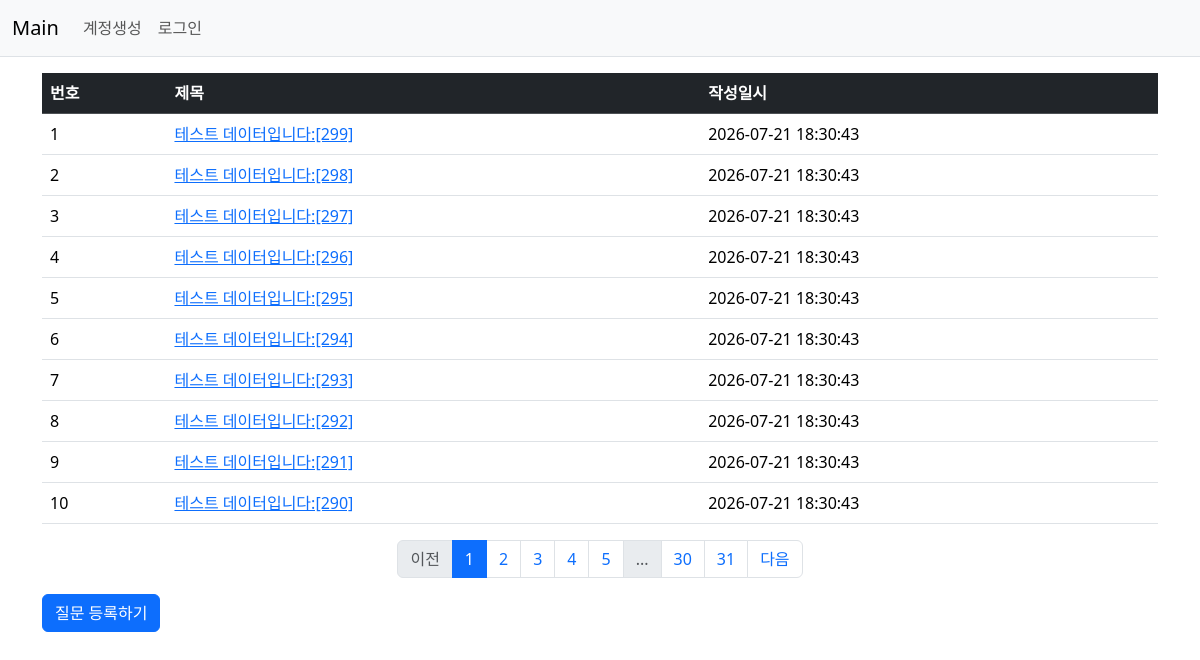
Page /question/list/ on the committed database.
### pybo/models.py (models this page shows, shortened)
class Question(db.Model):
    id = db.Column(db.Integer, primary_key=True)
    subject = db.Column(db.String(max_string), nullable=False) # 200자까지 문자열 제한이 있으며 null을 허용하지 않겠다.
    content = db.Column(db.Text(), nullable=False)
    create_date = db.Column(db.DateTime(), nullable=False) # DateTime을 받아오며 null을 허용하지 않겠다

### pybo/views/question_views.py (the view)
@bp.route('/list/')
def _list(): # URL '/question/list/'로 접근했을 때 실행될 라우트 함수를 정의
    page = request.args.get('page', type=int, default=1)
    question_list = Question.query.order_by(Question.create_date.desc()).paginate(page=page, per_page=10)
    return render_template('question/question_list.html', question_list=question_list)

### pybo/templates/question/question_list.html
{% extends 'base.html' %}
{% block content %}
<div class="container my-3">
    <table class="table">
        <thead>
        <tr class="table-dark">
            <th>번호</th>
            <th>제목</th>
            <th>작성일시</th>
        </tr>
        </thead>
        <tbody>
        {% if question_list %}
        {% for question in question_list.items %}
        <tr>
            <td>{{ loop.index }}</td>
            <td>
                <a href="{{ url_for('question.detail', question_id=question.id) }}">{{ question.subject }}</a>
            </td>
            <td>{{ question.create_date.strftime('%Y-%m-%d %H:%M:%S') }}</td>
        </tr>
        {% endfor %}
        {% else %}
        <tr>
            <td colspan="3">질문이 없습니다.</td>
        </tr>
        {% endif %}
        </tbody>
    </table>
    <ul class="pagination justify-content-center">
        {% if question_list.has_prev %}
        <li class="page-item">
            <a class="page-link" href="?page={{ question_list.prev_num }}">이전</a>
        </li>
        {% else %}
        <li class="page-item disabled">
            <a class="page-link" tabindex="-1" aria-disabled="true" href="#">이전</a>
        </li>
        {% endif %}
        {% for page_num in question_list.iter_pages() %}
            {% if page_num %}
                {% if page_num != question_list.page %}
                <li class="page-item">
                    <a class="page-link" href="?page={{ page_num }}">{{ page_num }}</a>
                </li>
                {% else %}
                <li class="page-item active" aria-current="page">
                    <a class="page-link" href="#">{{ page_num }}</a>
                </li>
                {% endif %}
            {% else %}
                <li class="page-item disabled">
                    <a class="page-link" href="#">...</a>
                </li>
            {% endif %}
        {% endfor %}
        {% if question_list.has_next %}
        <li class="page-item">
            <a class="page-link" href="?page={{ question_list.next_num }}">다음</a>
        </li>
        {% else %}
        <li class="page-item disabled">
            <a class="page-link" tabindex="-1" aria-disabled="true" href="#">다음</a>
        </li>
        {% endif %}
    </ul>
    <a href="{{ url_for('question.create') }}" class="btn btn-primary">질문 등록하기</a>
</div>
{% endblock %}

### pybo/templates/base.html (shortened to what this page needs)
<!DOCTYPE html>
<html lang="ko">
<head>
    <link rel="stylesheet" href="https://cdn.jsdelivr.net/npm/bootstrap@5.3.8/dist/css/bootstrap.min.css">
</head>
<body>
  {% include "navbar.html" %}
	{% block content %}
	{% endblock %}
</body>
</html>

### pybo/templates/navbar.html (shortened to what this page needs)
<nav class="navbar navbar-expand-lg navbar-light bg-light border-bottom">
    <div class="container-fluid">
        <a class="navbar-brand" href="{{ url_for('main.index') }}">Main</a>
        <div class="collapse navbar-collapse" id="navbarSupportedContent">
            <ul class="navbar-nav me-auto mb-2 mb-lg-0">
                <li class="nav-item">
                    <a class="nav-link" href="#">계정생성</a>
                </li>
                <li class="nav-item">
                    <a class="nav-link" href="#">로그인</a>
                </li>
            </ul>
        </div>
    </div>
</nav>

### rows in the picture
Question: subject "테스트 데이터입니다:[299]", create_date "2026-07-21 18:30:43"
Question: subject "테스트 데이터입니다:[298]", create_date "2026-07-21 18:30:43"
Question: subject "테스트 데이터입니다:[297]", create_date "2026-07-21 18:30:43"
Question: subject "테스트 데이터입니다:[296]", create_date "2026-07-21 18:30:43"
Question: subject "테스트 데이터입니다:[295]", create_date "2026-07-21 18:30:43"
Question: subject "테스트 데이터입니다:[294]", create_date "2026-07-21 18:30:43"
Question: subject "테스트 데이터입니다:[293]", create_date "2026-07-21 18:30:43"
Question: subject "테스트 데이터입니다:[292]", create_date "2026-07-21 18:30:43"
Question: subject "테스트 데이터입니다:[291]", create_date "2026-07-21 18:30:43"
Question: subject "테스트 데이터입니다:[290]", create_date "2026-07-21 18:30:43"

### other values in the picture
{{ page_num }} "1"
{{ page_num }} "2" "3" "4" "5" "30" "31"
